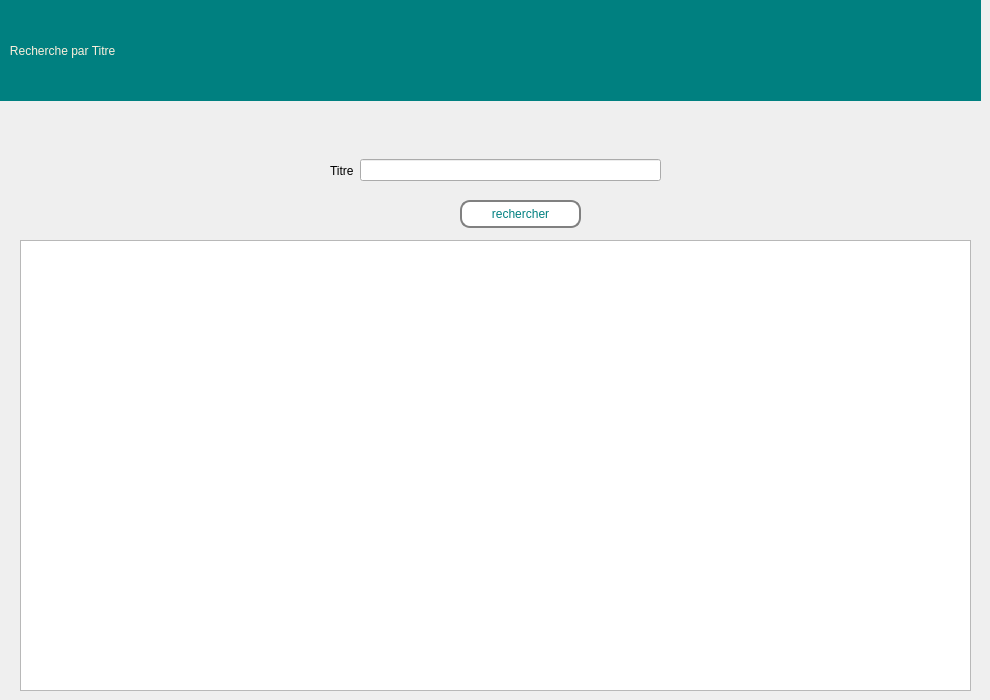
    <widget class="QWidget" name="page_afficher_livre_titre">
     <widget class="QPushButton" name="pushButton_recherchetitre">
      <property name="geometry">
       <rect>
        <x>460</x>
        <y>200</y>
        <width>121</width>
        <height>28</height>
       </rect>
      </property>
      <property name="styleSheet">
       <string notr="true">border: 2px solid gray;
font: 63 9pt &quot;Segoe UI Variable Display Semib&quot;;
  border-radius: 10px;
  padding: 0 8px;
  
color: rgb(0, 128, 128);
background-color: rgb(255, 255, 255);</string>
      </property>
      <property name="text">
       <string>rechercher</string>
      </property>
     </widget>
     <widget class="QLabel" name="label_265">
      <property name="geometry">
       <rect>
        <x>0</x>
        <y>0</y>
        <width>981</width>
        <height>101</height>
       </rect>
      </property>
      <property name="toolTip">
       <string>&lt;html&gt;&lt;head/&gt;&lt;body&gt;&lt;p align=&quot;center&quot;&gt;&lt;br/&gt;&lt;/p&gt;&lt;/body&gt;&lt;/html&gt;</string>
      </property>
      <property name="styleSheet">
       <string notr="true">color: rgb(253, 239, 220);background-color: rgb(0, 128, 128);
font: 75 16pt &quot;Rockwell&quot;;
</string>
      </property>
      <property name="text">
       <string>   Recherche par Titre</string>
      </property>
     </widget>
     <widget class="QWidget" name="horizontalLayoutWidget_8">
      <property name="geometry">
       <rect>
        <x>330</x>
        <y>150</y>
        <width>331</width>
        <height>41</height>
       </rect>
      </property>
      <layout class="QHBoxLayout" name="horizontalLayout_8">
       <item>
        <widget class="QLabel" name="label_100">
         <property name="styleSheet">
          <string notr="true">font: 63 9pt &quot;Segoe UI Variable Display Semib&quot;;</string>
         </property>
         <property name="text">
          <string>Titre</string>
         </property>
        </widget>
       </item>
       <item>
        <widget class="QLineEdit" name="titre_input_recherche"/>
       </item>
      </layout>
     </widget>
     <widget class="QTableWidget" name="tableWidget_livres_titre">
      <property name="geometry">
       <rect>
        <x>20</x>
        <y>240</y>
        <width>951</width>
        <height>451</height>
       </rect>
      </property>
     </widget>
    </widget>
